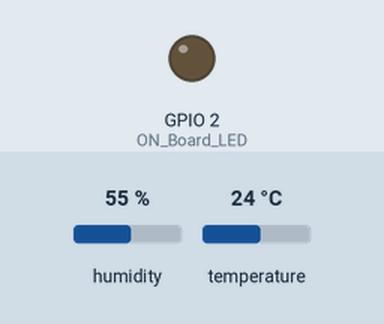
Simulated run of this sketch. Board: ESP8266 (NodeMCU). Shown: output pins drawn as LEDs (lit = HIGH). The inputs (shaded band) are chosen by the test bench; at power-on: humidity 55 %, temperature 24 °C. WiFi joins after 1.5 s; servers stay silent unless stated; uploads are accepted with an empty reply; what the sketch prints to the serial monitor is not drawn.

Above: at 0.0 s.
At 2.3 s:
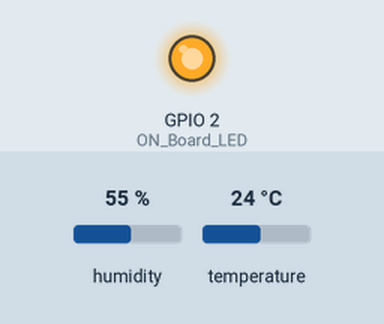
Timing chart, 0 to 3.8 s (numbered marks = the images above):
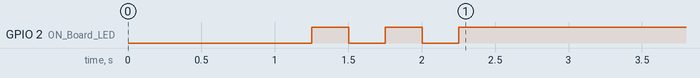

The sketch:

sho_gs.ino
```cpp
/**********
  IFG Campus Goiânia
  Autores: Bruna Michelly O. S. Cordeiro, Fabrycio L. Nakano e Daniel S. Oliveira.
  Objetivo: Envio de leitura do sensor DHT22 para o Google sheets a cada cinco minutos, através do NodeMcu ESP8266.
  Origem: https://www.youtube.com/watch?v=okNECYf2xlY

*********/

//----------------------- Inclusão de bibliotecas necessárias ----------------------------
#include <ESP8266WiFi.h>
#include <WiFiClientSecure.h>
#include "DHT.h"
//----------------------------------------------------------------------------------------

#define DHTTYPE DHT22           //--> Definição do tipo de sensor DHT utilizado(DHT11, DHT21, and DHT22).
#define ON_Board_LED 2          //--> Definição do pino 2 como "ON_Board_LED", indicação de conexão com o roteador WiFi

const int DHTPin = 5;           //--> O pino utilizado para o sensor DHT22 é o D1 = GPIO5
DHT dht(DHTPin, DHTTYPE);       //--> Inicialização do sensor DHT22 (Pino utilizado, Tipo de sensor DHT);


//----------------------- SSID and Senha do roteador WiFi --------------------------------
const char* ssid = "Nome da rede";                         //--> Nome da rede WiFi name or SSID.
const char* password = "senha da rede";                    //--> Senha da WiFi.

//---------------------------------------- Host & httpsPort ------------------------------
const char* host = "script.google.com";
const int httpsPort = 443;
//----------------------------------------------------------------------------------------
WiFiClientSecure client;                              //--> Criação do objeto WiFiClientSecure. https://script.google.com/macros/s/AKfycbyQgTKDPBFyKlVmm2LO16C-bFvL4H26OPiW1x4QUYSK8DXvyls/exec

String GAS_ID = "AKfycbxbSLo2WBFgwg_rk9PclcdW4dZPM4FVIOEKJV--O-6fwbZ8yyw"; //--> spreadsheet script ID

//=============================== void setup =============================================

void setup() {

  Serial.begin(115200);
  delay(500);

  dht.begin();                                        //--> Inicialização do sensor DHT
  delay(500);

  WiFi.begin(ssid, password);                         //--> Conexão com o roteador WiFi
  Serial.println("");

  pinMode(ON_Board_LED, OUTPUT);                      //--> Configuração de LED on board como saída (output)
  digitalWrite(ON_Board_LED, HIGH);                   //--> Turn off Led On Board

  //------------------------------------ Espera pela conexão ------------------------------------
  Serial.print("Conectando");
  while (WiFi.status() != WL_CONNECTED) {
    Serial.print(".");

    //---------------------------------- LED pisca durante a conexão com o roteador WiFi ----------
    digitalWrite(ON_Board_LED, LOW);
    delay(250);
    digitalWrite(ON_Board_LED, HIGH);
    delay(250);
    //---------------------------------------------------------------------------------------------
  }

  digitalWrite(ON_Board_LED, HIGH);                   //--> Desliga o LED on board quando o ESP8266 estiver conectado ao roteador.

  //------- Se ocorrer a conexão com sucesso, o endereço IP é mostrado no monitor serial ----------
  Serial.println("");
  Serial.print("Conectado com sucesso à rede : ");
  Serial.println(ssid);
  Serial.print("Endereço IP: ");
  Serial.println(WiFi.localIP());
  Serial.println();

  client.setInsecure();
}

//============================================= void loop ========================================
void loop() {

  //--------------- Rotina de leitura do sensor DHT22 ----------------------------------------------
  int h = dht.readHumidity();                             //--> Leitura da umidade (%)
  int t = dht.readTemperature();                          //--> Leitura da temperatura (ºC)

  if (!(isnan(h) || isnan(t))) {                         //--> Checagem de falhas. Caso ocorram, tenta realizar a leitura novamente.
    String Temp = "Temperature : " + String(t) + " °C";
    String Humi = "Humidity : " + String(h) + " %";

    Serial.println();
    Serial.println(Temp);
    Serial.println(Humi);
    sendData(t, h);                                         //--> Chama a subrotina "sendData"
    delay(300000);                                          //--> Aguarda cinco minutos para repetira o envio de dados
  }
  else {
    Serial.println("Falha na leitura de leitura do sensor DHT!");
    delay(500);
    return;
  }

}

//========================================= void sendData =====================================

//--------------------------- Subrotina para envio de dados para a Google Sheets --------------

void sendData(int tem, int hum) {
  Serial.println("==========");
  Serial.print("conectando a ");
  Serial.println(host);                                   //--> Host definido como "script.google.com"

  //------------------------------- Connect to Google host -----------------------------------
  if (!client.connect(host, httpsPort)) {                 //--> Host "script.google.com" e porta 443
    Serial.println("Conexão falhou");
    return;
  }

  //-------------------------- Processando e enviando dados ----------------------------------
  String string_temperature =  String(tem);
  String string_humidity =  String(hum, DEC);
  String url = "/macros/s/" + GAS_ID + "/exec?temperature=" + string_temperature + "&humidity=" + string_humidity;
  Serial.print("requesting URL: ");
  Serial.println(url);

  client.print(String("GET ") + url + " HTTP/1.1\r\n" +
               "Host: " + host + "\r\n" +
               "User-Agent: BuildFailureDetectorESP8266\r\n" +
               "Connection: close\r\n\r\n");

  Serial.println("pedido enviado");

  //------------------------- Verificação se os dados foram enviados com sucesso ou não --------------------------
  while (client.connected()) {
    String line = client.readStringUntil('\n');
    if (line == "\r") {
      Serial.println("cabeçalhos recebidos");
      break;
    }
  }

}
//==============================================================================
```
